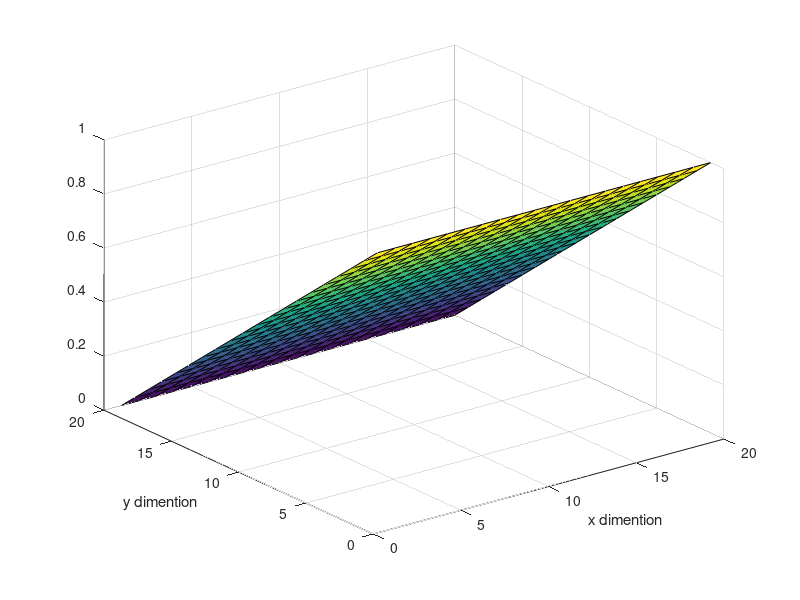

Source code (MATLAB):
clearvars
close all
%initialize matrix
nx = 20;
ny = 20;
iteration =30;
matrixV = zeros(ny,nx);

G = sparse(nx*ny);
B = zeros(1,nx*ny);
cMap = ones(nx,ny);


%loop across iteration

for i = 1:nx
    for j = 1:ny
        n = j + (i - 1) * ny;
        if i == 1
            % left define V(G(n))=B(n)
            G(n, :) = 0;
            G(n, n) = 1;
            B(n) = 1;
        elseif i == nx
            % right
            G(n, :) = 0;
            G(n, n) = 1;
            B(n) = 0;
        elseif j == 1
            % bottom except for two sides
            % avoid index over boundary
            nxm = j + (i - 2) * ny;
            nxp = j + (i) * ny;
            nyp = j + 1 + (i - 1) * ny;
            
            %default cMap=1 to be average
            rxm = (cMap(i, j) + cMap(i - 1, j)) / 2.0;
            rxp = (cMap(i, j) + cMap(i + 1, j)) / 2.0;
            ryp = (cMap(i, j) + cMap(i, j + 1)) / 2.0;
            
            G(n, n) = -(rxm+rxp+ryp);
            G(n, nxm) = rxm;
            G(n, nxp) = rxp;
            G(n, nyp) = ryp;
            
        elseif j ==  ny
            % top
            nxm = j + (i - 2) * ny;
            nxp = j + (i) * ny;
            nym = j - 1 + (i - 1) * ny;
            
            rxm = (cMap(i, j) + cMap(i - 1, j)) / 2.0;
            rxp = (cMap(i, j) + cMap(i + 1, j)) / 2.0;
            rym = (cMap(i, j) + cMap(i, j - 1)) / 2.0;
            
            G(n, n) = -(rxm + rxp + rym);
            G(n, nxm) = rxm;
            G(n, nxp) = rxp;
            G(n, nym) = rym;
        else
            nxm = j + (i-2)*ny;
            nxp = j + (i)*ny;
            nym = j-1 + (i-1)*ny;
            nyp = j+1 + (i-1)*ny;
            
            rxm = (cMap(i,j) + cMap(i-1,j))/2.0;
            rxp = (cMap(i,j) + cMap(i+1,j))/2.0;
            rym = (cMap(i,j) + cMap(i,j-1))/2.0;
            ryp = (cMap(i,j) + cMap(i,j+1))/2.0;
            
            G(n,n) = -(rxm+rxp+rym+ryp);
            G(n,nxm) = rxm;
            G(n,nxp) = rxp;
            G(n,nym) = rym;
            G(n,nyp) = ryp;
        end
        % not really derivative but actual voltages
        
        
    end
    
end
Vvector = G\B';
Vmatrix = zeros(ny,nx);
for i = 1:nx
    for j = 1:ny
        n = j + (i - 1) * ny;
        
        Vmatrix(j, i) = Vvector(n);
    end
end
H = surf(Vmatrix');
xlabel('x dimention')
ylabel('y dimention')

